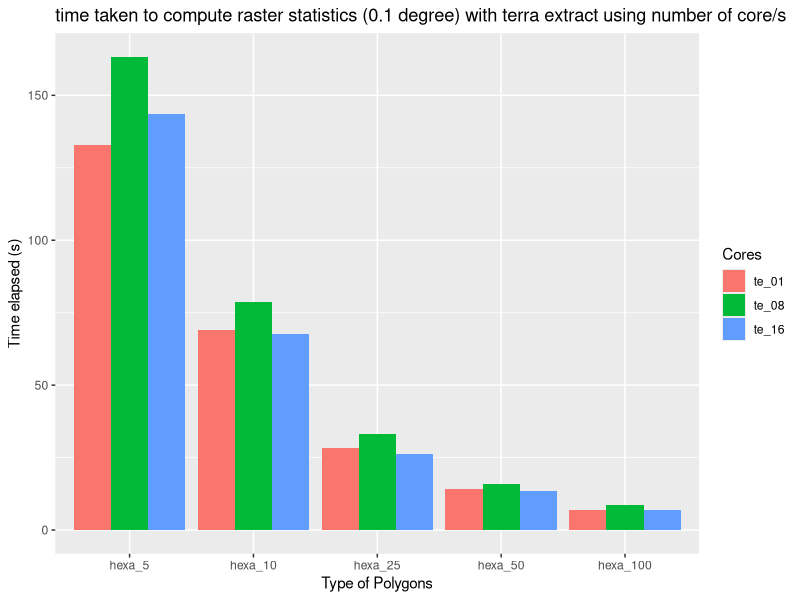
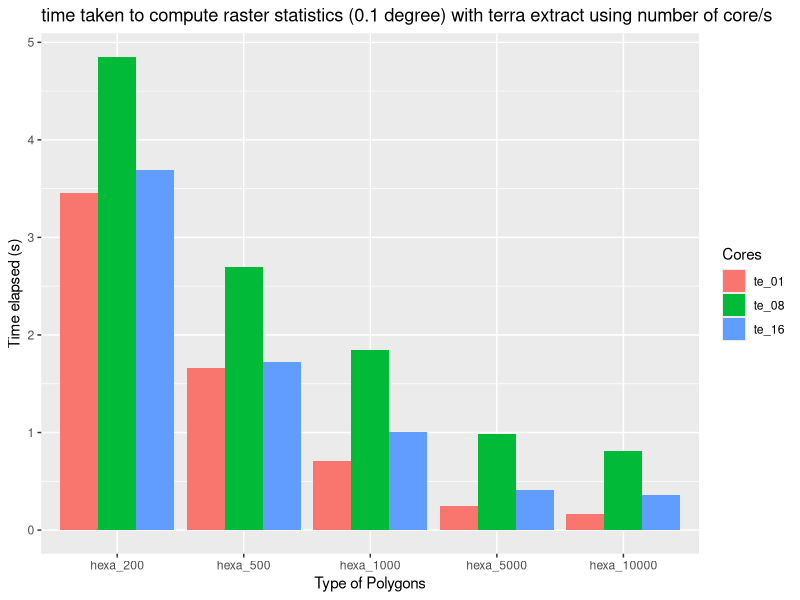
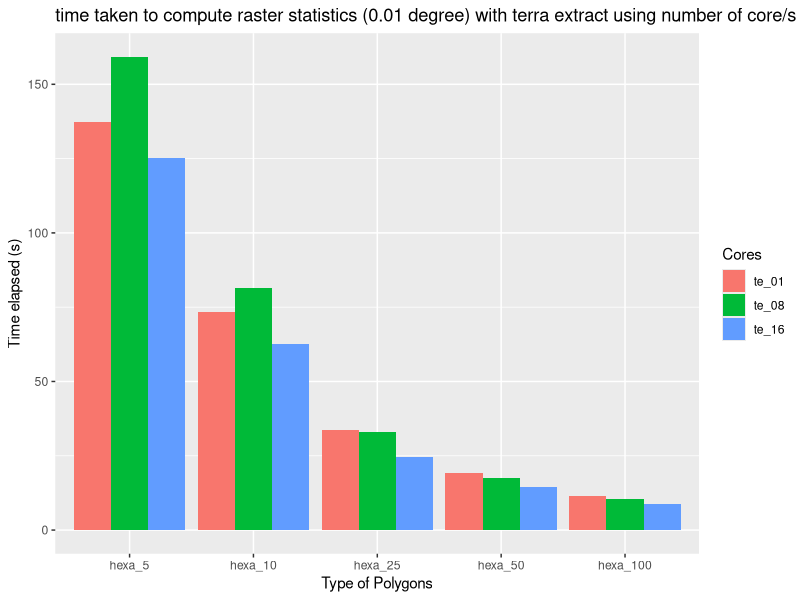
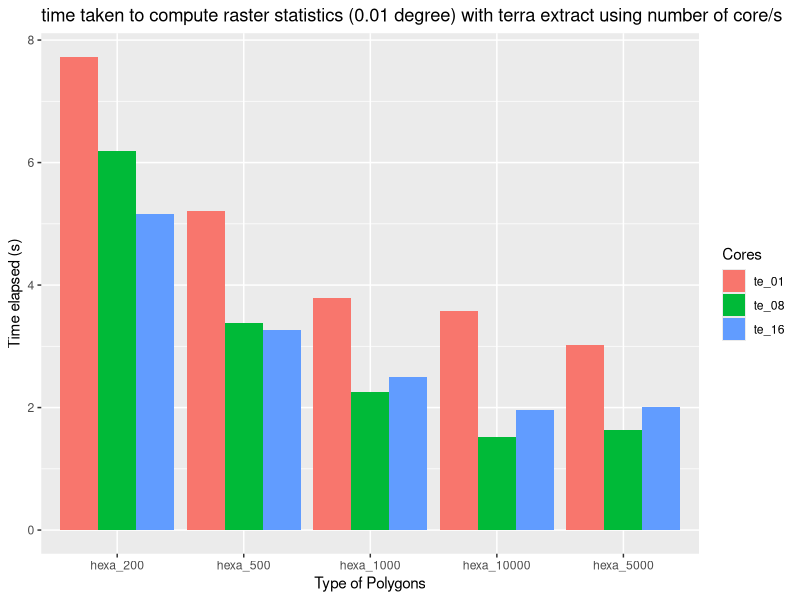
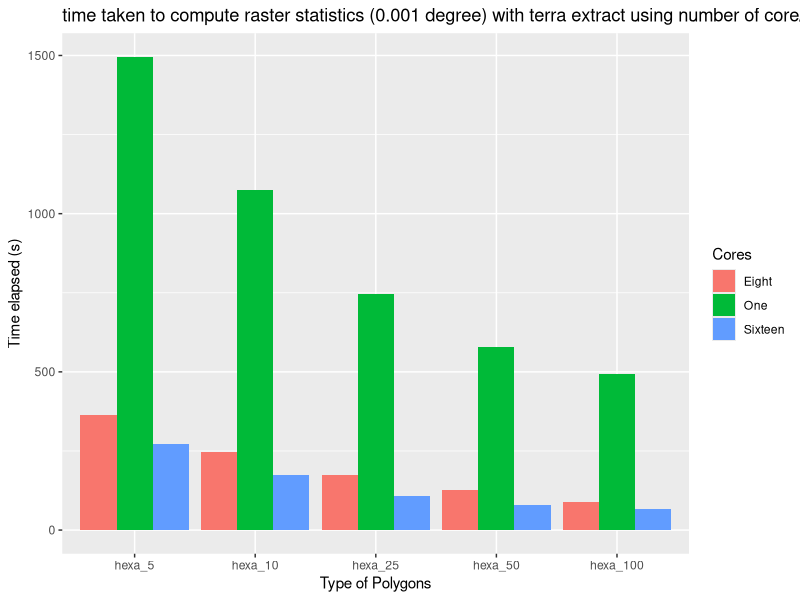
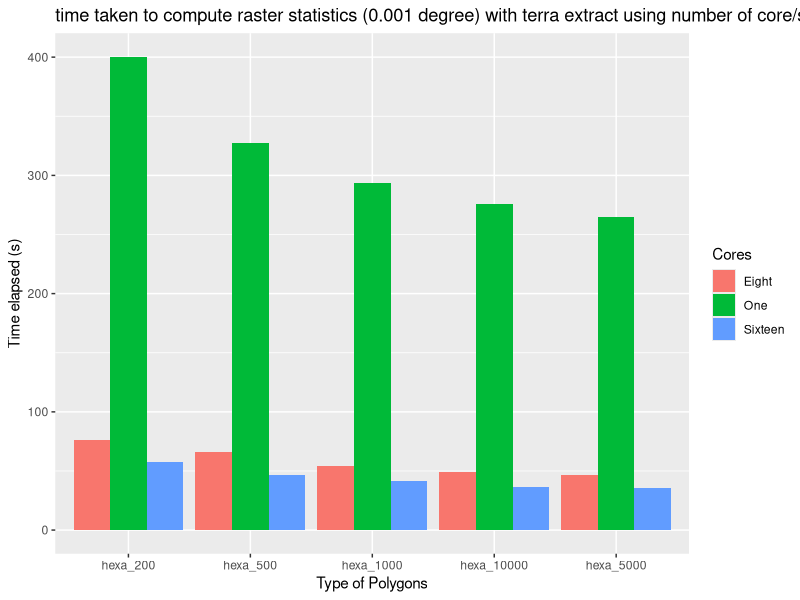
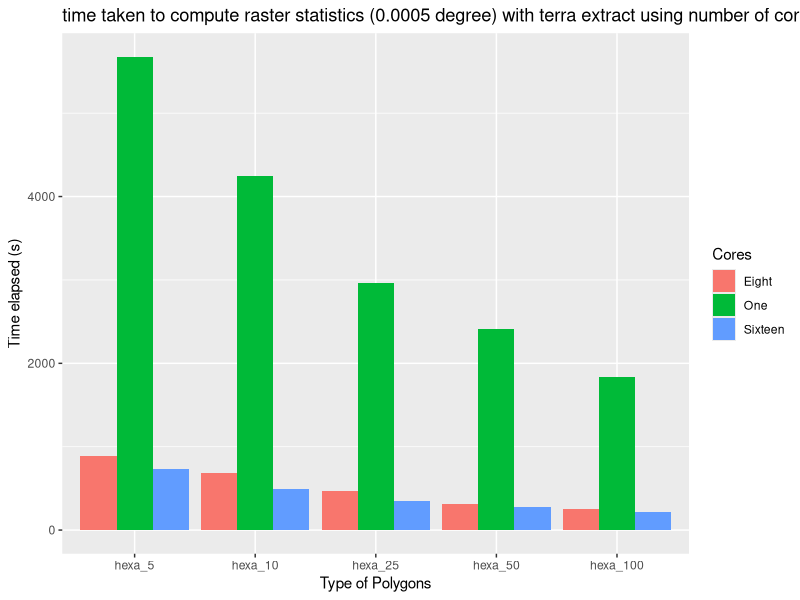
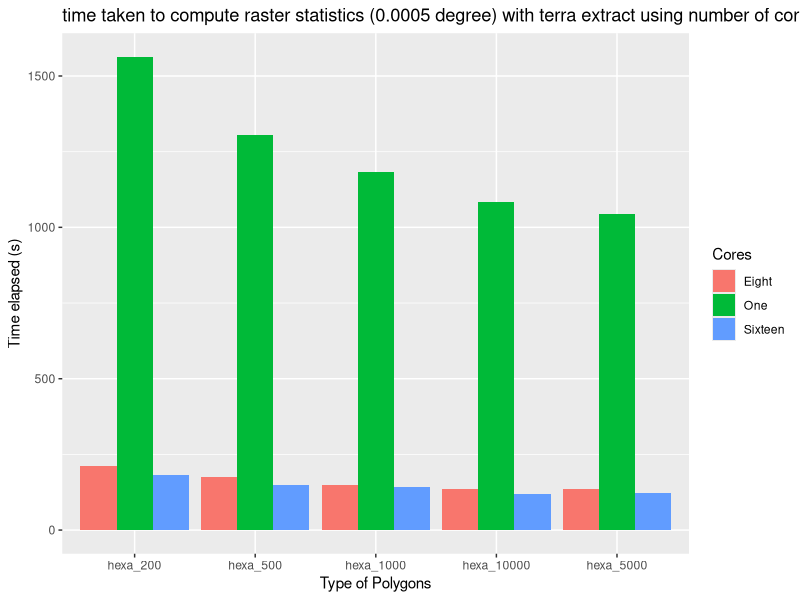

These figures' R source, in order:
## ---- chunk 1

library(sf)
library(terra)
library(tidyr)
library(ggplot2)
library(tidyverse)
## ---- chunk 2

te01 <- read.csv("data/results/rasters/te_01.csv")
f <- te01[,1:6]
longf <- tidyr::pivot_longer(f,
                             cols = c("hexa_5", "hexa_10", "hexa_25", "hexa_50", "hexa_100"))
resultf <- ggplot(data = longf, aes(x = reorder(name, -value), y = value, fill = Cores)) +
  geom_col(position = "dodge") +
  xlab("Type of Polygons") +
  ylab("Time elapsed (s)") +
  ggtitle("time taken to compute raster statistics (0.1 degree) with terra extract using number of core/s")


s <- te01[,c(1,7:11)]
longs <- tidyr::pivot_longer(s,
                             cols = c("hexa_200", "hexa_500", "hexa_1000", "hexa_5000", "hexa_10000"))
results <- ggplot(data = longs, aes(x = reorder(name, -value), y = value, fill = Cores)) +
  geom_col(position = "dodge") +
  xlab("Type of Polygons") +
  ylab("Time elapsed (s)") +
  ggtitle("time taken to compute raster statistics (0.1 degree) with terra extract using number of core/s")
## ---- chunk 3
resultf
results
## ---- chunk 4

te001 <- read.csv("data/results/rasters/te_001.csv")
f <- te001[,1:6]
longf <- tidyr::pivot_longer(f,
                             cols = c("hexa_5", "hexa_10", "hexa_25", "hexa_50", "hexa_100"))
resultf <- ggplot(data = longf, aes(x = reorder(name, -value), y = value, fill = Cores)) +
  geom_col(position = "dodge") +
  xlab("Type of Polygons") +
  ylab("Time elapsed (s)") +
  ggtitle("time taken to compute raster statistics (0.01 degree) with terra extract using number of core/s")


s <- te001[,c(1,7:11)]
longs <- tidyr::pivot_longer(s,
                             cols = c("hexa_200", "hexa_500", "hexa_1000", "hexa_5000", "hexa_10000"))
results <- ggplot(data = longs, aes(x = reorder(name, -value), y = value, fill = Cores)) +
  geom_col(position = "dodge") +
  xlab("Type of Polygons") +
  ylab("Time elapsed (s)") +
  ggtitle("time taken to compute raster statistics (0.01 degree) with terra extract using number of core/s")
## ---- chunk 5
resultf
results
## ---- chunk 6

te0001 <- read.csv("data/results/rasters/te_0001.csv")
f <- te0001[,1:6]
longf <- tidyr::pivot_longer(f,
                             cols = c("hexa_5", "hexa_10", "hexa_25", "hexa_50", "hexa_100"))
resultf <- ggplot(data = longf, aes(x = reorder(name, -value), y = value, fill = Cores)) +
  geom_col(position = "dodge") +
  xlab("Type of Polygons") +
  ylab("Time elapsed (s)") +
  ggtitle("time taken to compute raster statistics (0.001 degree) with terra extract using number of core/s")


s <- te0001[,c(1,7:11)]
longs <- tidyr::pivot_longer(s,
                             cols = c("hexa_200", "hexa_500", "hexa_1000", "hexa_5000", "hexa_10000"))
results <- ggplot(data = longs, aes(x = reorder(name, -value), y = value, fill = Cores)) +
  geom_col(position = "dodge") +
  xlab("Type of Polygons") +
  ylab("Time elapsed (s)") +
  ggtitle("time taken to compute raster statistics (0.001 degree) with terra extract using number of core/s")
## ---- chunk 7
resultf
results
## ---- chunk 8

te00005 <- read.csv("data/results/rasters/te_00005.csv")
f <- te00005[,1:6]
longf <- tidyr::pivot_longer(f,
                             cols = c("hexa_5", "hexa_10", "hexa_25", "hexa_50", "hexa_100"))
resultf <- ggplot(data = longf, aes(x = reorder(name, -value), y = value, fill = Cores)) +
  geom_col(position = "dodge") +
  xlab("Type of Polygons") +
  ylab("Time elapsed (s)") +
  ggtitle("time taken to compute raster statistics (0.0005 degree) with terra extract using number of core/s")


s <- te00005[,c(1,7:11)]
longs <- tidyr::pivot_longer(s,
                             cols = c("hexa_200", "hexa_500", "hexa_1000", "hexa_5000", "hexa_10000"))
results <- ggplot(data = longs, aes(x = reorder(name, -value), y = value, fill = Cores)) +
  geom_col(position = "dodge") +
  xlab("Type of Polygons") +
  ylab("Time elapsed (s)") +
  ggtitle("time taken to compute raster statistics (0.0005 degree) with terra extract using number of core/s")
## ---- chunk 9
resultf
results
## ---- chunk 10

ee01 <- read.csv("data/results/rasters/ee_01.csv")
f <- ee01[,1:6]
longf <- tidyr::pivot_longer(f,
                             cols = c("hexa_5", "hexa_10", "hexa_25", "hexa_50", "hexa_100"))
resultf <- ggplot(data = longf, aes(x = reorder(name, -value), y = value, fill = Cores)) +
  geom_col(position = "dodge") +
  xlab("Type of Polygons") +
  ylab("Time elapsed (s)") +
  ggtitle("time taken to compute raster statistics (0.1 degree) with exact extract using number of core/s")


s <- ee01[,c(1,7:11)]
longs <- tidyr::pivot_longer(s,
                             cols = c("hexa_200", "hexa_500", "hexa_1000", "hexa_5000", "hexa_10000"))
results <- ggplot(data = longs, aes(x = reorder(name, -value), y = value, fill = Cores)) +
  geom_col(position = "dodge") +
  xlab("Type of Polygons") +
  ylab("Time elapsed (s)") +
  ggtitle("time taken to compute raster statistics (0.1 degree) with exact extract using number of core/s")
## ---- chunk 11
resultf
results
## ---- chunk 12

ee001 <- read.csv("data/results/rasters/ee_001.csv")
f <- ee001[,1:6]
longf <- tidyr::pivot_longer(f,
                             cols = c("hexa_5", "hexa_10", "hexa_25", "hexa_50", "hexa_100"))
resultf <- ggplot(data = longf, aes(x = reorder(name, -value), y = value, fill = Cores)) +
  geom_col(position = "dodge") +
  xlab("Type of Polygons") +
  ylab("Time elapsed (s)") +
  ggtitle("time taken to compute raster statistics (0.01 degree) with exact extract using number of core/s")


s <- ee001[,c(1,7:11)]
longs <- tidyr::pivot_longer(s,
                             cols = c("hexa_200", "hexa_500", "hexa_1000", "hexa_5000", "hexa_10000"))
results <- ggplot(data = longs, aes(x = reorder(name, -value), y = value, fill = Cores)) +
  geom_col(position = "dodge") +
  xlab("Type of Polygons") +
  ylab("Time elapsed (s)") +
  ggtitle("time taken to compute raster statistics (0.01 degree) with exact extract using number of core/s")
## ---- chunk 13
resultf
results
## ---- chunk 14

ee0001 <- read.csv("data/results/rasters/ee_0001.csv")
f <- ee0001[,1:6]
longf <- tidyr::pivot_longer(f,
                             cols = c("hexa_5", "hexa_10", "hexa_25", "hexa_50", "hexa_100"))
resultf <- ggplot(data = longf, aes(x = reorder(name, -value), y = value, fill = Cores)) +
  geom_col(position = "dodge") +
  xlab("Type of Polygons") +
  ylab("Time elapsed (s)") +
  ggtitle("time taken to compute raster statistics (0.001 degree) with exact extract using number of core/s")


s <- ee0001[,c(1,7:11)]
longs <- tidyr::pivot_longer(s,
                             cols = c("hexa_200", "hexa_500", "hexa_1000", "hexa_5000", "hexa_10000"))
results <- ggplot(data = longs, aes(x = reorder(name, -value), y = value, fill = Cores)) +
  geom_col(position = "dodge") +
  xlab("Type of Polygons") +
  ylab("Time elapsed (s)") +
  ggtitle("time taken to compute raster statistics (0.001 degree) with exact extract using number of core/s")
## ---- chunk 15
resultf
results
## ---- chunk 16

ee00005 <- read.csv("data/results/rasters/ee_00005.csv")
f <- ee00005[,1:6]
longf <- tidyr::pivot_longer(f,
                             cols = c("hexa_5", "hexa_10", "hexa_25", "hexa_50", "hexa_100"))
resultf <- ggplot(data = longf, aes(x = reorder(name, -value), y = value, fill = Cores)) +
  geom_col(position = "dodge") +
  xlab("Type of Polygons") +
  ylab("Time elapsed (s)") +
  ggtitle("time taken to compute raster statistics (0.0005 degree) with exact extract using number of core/s")


s <- ee00005[,c(1,7:11)]
longs <- tidyr::pivot_longer(s,
                             cols = c("hexa_200", "hexa_500", "hexa_1000", "hexa_5000", "hexa_10000"))
results <- ggplot(data = longs, aes(x = reorder(name, -value), y = value, fill = Cores)) +
  geom_col(position = "dodge") +
  xlab("Type of Polygons") +
  ylab("Time elapsed (s)") +
  ggtitle("time taken to compute raster statistics (0.0005 degree) with exact extract using number of core/s")
## ---- chunk 17
resultf
results
## ---- chunk 18

tz01 <- read.csv("data/results/rasters/tz_01.csv")
f <- tz01[,1:6]
longf <- tidyr::pivot_longer(f,
                             cols = c("hexa_5", "hexa_10", "hexa_25", "hexa_50", "hexa_100"))
resultf <- ggplot(data = longf, aes(x = reorder(name, -value), y = value, fill = Cores)) +
  geom_col(position = "dodge") +
  xlab("Type of Polygons") +
  ylab("Time elapsed (s)") +
  ggtitle("time taken to compute raster statistics (0.1 degree) with terra zonal using number of core/s")


s <- tz01[,c(1,7:11)]
longs <- tidyr::pivot_longer(s,
                             cols = c("hexa_200", "hexa_500", "hexa_1000", "hexa_5000", "hexa_10000"))
results <- ggplot(data = longs, aes(x = reorder(name, -value), y = value, fill = Cores)) +
  geom_col(position = "dodge") +
  xlab("Type of Polygons") +
  ylab("Time elapsed (s)") +
  ggtitle("time taken to compute raster statistics (0.1 degree) with terra zonal using number of core/s")
## ---- chunk 19
resultf
results
## ---- chunk 20

tz001 <- read.csv("data/results/rasters/tz_001.csv")
f <- tz001[,1:6]
longf <- tidyr::pivot_longer(f,
                             cols = c("hexa_5", "hexa_10", "hexa_25", "hexa_50", "hexa_100"))
resultf <- ggplot(data = longf, aes(x = reorder(name, -value), y = value, fill = Cores)) +
  geom_col(position = "dodge") +
  xlab("Type of Polygons") +
  ylab("Time elapsed (s)") +
  ggtitle("time taken to compute raster statistics (0.01 degree) with terra zonal using number of core/s")


s <- tz001[,c(1,7:11)]
longs <- tidyr::pivot_longer(s,
                             cols = c("hexa_200", "hexa_500", "hexa_1000", "hexa_5000", "hexa_10000"))
results <- ggplot(data = longs, aes(x = reorder(name, -value), y = value, fill = Cores)) +
  geom_col(position = "dodge") +
  xlab("Type of Polygons") +
  ylab("Time elapsed (s)") +
  ggtitle("time taken to compute raster statistics (0.01 degree) with terra zonal using number of core/s")
## ---- chunk 21
resultf
results
## ---- chunk 22

final01 <- read.csv("data/results/rasters/final_01.csv")
f <- final01[,1:6]
longf <- tidyr::pivot_longer(f,
                             cols = c("hexa_5", "hexa_10", "hexa_25", "hexa_50", "hexa_100"))
resultf <- ggplot(data = longf, aes(x = reorder(name, -value), y = value, fill = Cores)) +
  geom_col(position = "dodge") +
  xlab("Type of Polygons") +
  ylab("Time elapsed (s)") +
  ggtitle("time taken by three different functions and cores to compute raster statistics (0.1 degree)")


s <- final01[,c(1,7:11)]
longs <- tidyr::pivot_longer(s,
                             cols = c("hexa_200", "hexa_500", "hexa_1000", "hexa_5000", "hexa_10000"))
results <- ggplot(data = longs, aes(x = reorder(name, -value), y = value, fill = Cores)) +
  geom_col(position = "dodge") +
  xlab("Type of Polygons") +
  ylab("Time elapsed (s)") +
  ggtitle("time taken by three different functions and cores to compute raster statistics (0.1 degree)")
## ---- chunk 23
resultf
results
## ---- chunk 24

final001 <- read.csv("data/results/rasters/final_001.csv")
f <- final001[,1:6]
longf <- tidyr::pivot_longer(f,
                             cols = c("hexa_5", "hexa_10", "hexa_25", "hexa_50", "hexa_100"))
resultf <- ggplot(data = longf, aes(x = reorder(name, -value), y = value, fill = Cores)) +
  geom_col(position = "dodge") +
  xlab("Type of Polygons") +
  ylab("Time elapsed (s)") +
  ggtitle("time taken by three different functions and cores to compute raster statistics (0.01 degree)")


s <- final001[,c(1,7:11)]
longs <- tidyr::pivot_longer(s,
                             cols = c("hexa_200", "hexa_500", "hexa_1000", "hexa_5000", "hexa_10000"))
results <- ggplot(data = longs, aes(x = reorder(name, -value), y = value, fill = Cores)) +
  geom_col(position = "dodge") +
  xlab("Type of Polygons") +
  ylab("Time elapsed (s)") +
  ggtitle("time taken by three different functions and cores to compute raster statistics (0.01 degree)")

# w/o terra zonal
final001_new <- read.csv("data/results/rasters/final_001_wo_tz8-16.csv")
f <- final001_new[,1:6]
longf <- tidyr::pivot_longer(f,
                             cols = c("hexa_5", "hexa_10", "hexa_25", "hexa_50", "hexa_100"))
resultf_new <- ggplot(data = longf, aes(x = reorder(name, -value), y = value, fill = Cores)) +
  geom_col(position = "dodge") +
  xlab("Type of Polygons") +
  ylab("Time elapsed (s)") +
  ggtitle("time taken by three different functions and cores to compute raster statistics (0.01 degree)")


s <- final001_new[,c(1,7:11)]
longs <- tidyr::pivot_longer(s,
                             cols = c("hexa_200", "hexa_500", "hexa_1000", "hexa_5000", "hexa_10000"))
results_new <- ggplot(data = longs, aes(x = reorder(name, -value), y = value, fill = Cores)) +
  geom_col(position = "dodge") +
  xlab("Type of Polygons") +
  ylab("Time elapsed (s)") +
  ggtitle("time taken by three different functions and cores to compute raster statistics (0.01 degree)")
## ---- chunk 25
resultf
results
## ---- chunk 26
resultf_new
results_new
## ---- chunk 27

final0001 <- read.csv("data/results/rasters/final_0001.csv")
f <- final0001[,1:6]
longf <- tidyr::pivot_longer(f,
                             cols = c("hexa_5", "hexa_10", "hexa_25", "hexa_50", "hexa_100"))
resultf <- ggplot(data = longf, aes(x = reorder(name, -value), y = value, fill = Cores)) +
  geom_col(position = "dodge") +
  xlab("Type of Polygons") +
  ylab("Time elapsed (s)") +
  ggtitle("time taken by three different functions and cores to compute raster statistics (0.001 degree)")


s <- final0001[,c(1,7:11)]
longs <- tidyr::pivot_longer(s,
                             cols = c("hexa_200", "hexa_500", "hexa_1000", "hexa_5000", "hexa_10000"))
results <- ggplot(data = longs, aes(x = reorder(name, -value), y = value, fill = Cores)) +
  geom_col(position = "dodge") +
  xlab("Type of Polygons") +
  ylab("Time elapsed (s)") +
  ggtitle("time taken by three different functions and cores to compute raster statistics (0.001 degree)")

# w/o terra extract (sequential)
final0001_new <- final0001[2:6, ]
f <- final0001_new[,1:6]
longf <- tidyr::pivot_longer(f,
                             cols = c("hexa_5", "hexa_10", "hexa_25", "hexa_50", "hexa_100"))
resultf_new <- ggplot(data = longf, aes(x = reorder(name, -value), y = value, fill = Cores)) +
  geom_col(position = "dodge") +
  xlab("Type of Polygons") +
  ylab("Time elapsed (s)") +
  ggtitle("time taken by three different functions and cores to compute raster statistics (0.0005 degree)")


s <- final0001_new[,c(1,7:11)]
longs <- tidyr::pivot_longer(s,
                             cols = c("hexa_200", "hexa_500", "hexa_1000", "hexa_5000", "hexa_10000"))
results_new <- ggplot(data = longs, aes(x = reorder(name, -value), y = value, fill = Cores)) +
  geom_col(position = "dodge") +
  xlab("Type of Polygons") +
  ylab("Time elapsed (s)") +
  ggtitle("time taken by three different functions and cores to compute raster statistics (0.0005 degree)")
## ---- chunk 28
resultf
results
## ---- chunk 29
resultf_new
results_new
## ---- chunk 30

final00005 <- read.csv("data/results/rasters/final_00005.csv")
f <- final00005[,1:6]
longf <- tidyr::pivot_longer(f,
                             cols = c("hexa_5", "hexa_10", "hexa_25", "hexa_50", "hexa_100"))
resultf <- ggplot(data = longf, aes(x = reorder(name, -value), y = value, fill = Cores)) +
  geom_col(position = "dodge") +
  xlab("Type of Polygons") +
  ylab("Time elapsed (s)") +
  ggtitle("time taken by three different functions and cores to compute raster statistics (0.0005 degree)")


s <- final00005[,c(1,7:11)]
longs <- tidyr::pivot_longer(s,
                             cols = c("hexa_200", "hexa_500", "hexa_1000", "hexa_5000", "hexa_10000"))
results <- ggplot(data = longs, aes(x = reorder(name, -value), y = value, fill = Cores)) +
  geom_col(position = "dodge") +
  xlab("Type of Polygons") +
  ylab("Time elapsed (s)") +
  ggtitle("time taken by three different functions and cores to compute raster statistics (0.0005 degree)")

# w/o terra extract (sequential)
final00005_new <- final00005[2:6, ]
f <- final00005_new[,1:6]
longf <- tidyr::pivot_longer(f,
                             cols = c("hexa_5", "hexa_10", "hexa_25", "hexa_50", "hexa_100"))
resultf_new <- ggplot(data = longf, aes(x = reorder(name, -value), y = value, fill = Cores)) +
  geom_col(position = "dodge") +
  xlab("Type of Polygons") +
  ylab("Time elapsed (s)") +
  ggtitle("time taken by three different functions and cores to compute raster statistics (0.0005 degree)")


s <- final00005_new[,c(1,7:11)]
longs <- tidyr::pivot_longer(s,
                             cols = c("hexa_200", "hexa_500", "hexa_1000", "hexa_5000", "hexa_10000"))
results_new <- ggplot(data = longs, aes(x = reorder(name, -value), y = value, fill = Cores)) +
  geom_col(position = "dodge") +
  xlab("Type of Polygons") +
  ylab("Time elapsed (s)") +
  ggtitle("time taken by three different functions and cores to compute raster statistics (0.0005 degree)")
## ---- chunk 31
resultf
results
## ---- chunk 32
resultf_new
results_new
